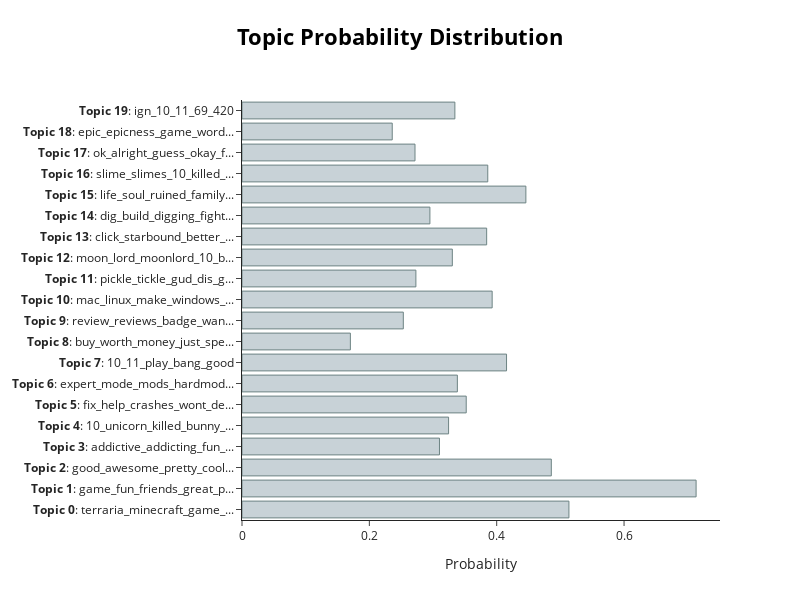

The notebook cell this image was saved under:
### Code cell
# visualize topic probabilities
# to understand how confident BERTopic is that certain topics are present in the documents

topic_model.visualize_distribution(probs[200], min_probability=0.001)

### Figure 1 — Plotly figure (JSON) as saved in the notebook; plotly's stock layout.template omitted (floating-point values rounded to 4 significant figures)
{"data": [{"marker": {"color": "#C8D2D7", "line": {"color": "#6E8484", "width": 1}}, "orientation": "h", "type": "bar", "x": [0.5134, 0.7131, 0.4858, 0.3101, 0.3244, 0.3521, 0.3382, 0.4154, 0.1702, 0.2533, 0.3929, 0.2731, 0.3303, 0.3842, 0.2951, 0.4458, 0.386, 0.2717, 0.236, 0.3343], "y": ["<b>Topic 0</b>: terraria_minecraft_game_...", "<b>Topic 1</b>: game_fun_friends_great_p...", "<b>Topic 2</b>: good_awesome_pretty_cool...", "<b>Topic 3</b>: addictive_addicting_fun_...", "<b>Topic 4</b>: 10_unicorn_killed_bunny_...", "<b>Topic 5</b>: fix_help_crashes_wont_de...", "<b>Topic 6</b>: expert_mode_mods_hardmod...", "<b>Topic 7</b>: 10_11_play_bang_good", "<b>Topic 8</b>: buy_worth_money_just_spe...", "<b>Topic 9</b>: review_reviews_badge_wan...", "<b>Topic 10</b>: mac_linux_make_windows_...", "<b>Topic 11</b>: pickle_tickle_gud_dis_g...", "<b>Topic 12</b>: moon_lord_moonlord_10_b...", "<b>Topic 13</b>: click_starbound_better_...", "<b>Topic 14</b>: dig_build_digging_fight...", "<b>Topic 15</b>: life_soul_ruined_family...", "<b>Topic 16</b>: slime_slimes_10_killed_...", "<b>Topic 17</b>: ok_alright_guess_okay_f...", "<b>Topic 18</b>: epic_epicness_game_word...", "<b>Topic 19</b>: ign_10_11_69_420"]}], "layout": {"height": 600, "hoverlabel": {"bgcolor": "white", "font": {"family": "Rockwell", "size": 16}}, "title": {"font": {"color": "Black", "size": 22}, "text": "<b>Topic Probability Distribution</b>", "x": 0.5, "xanchor": "center", "y": 0.95, "yanchor": "top"}, "width": 800, "xaxis": {"title": {"text": "Probability"}}}}
